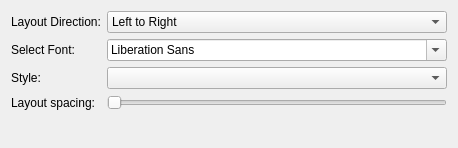
<?xml version="1.0" encoding="UTF-8"?>
<ui version="4.0">
 <class>embeddedDialog</class>
 <widget class="QDialog" name="embeddedDialog">
  <property name="geometry">
   <rect>
    <x>0</x>
    <y>0</y>
    <width>458</width>
    <height>148</height>
   </rect>
  </property>
  <property name="windowTitle">
   <string>Embedded Dialog</string>
  </property>
  <layout class="QFormLayout" name="formLayout">
   <item row="0" column="0">
    <widget class="QLabel" name="label">
     <property name="text">
      <string>Layout Direction:</string>
     </property>
     <property name="buddy">
      <cstring>layoutDirection</cstring>
     </property>
    </widget>
   </item>
   <item row="0" column="1">
    <widget class="QComboBox" name="layoutDirection">
     <item>
      <property name="text">
       <string>Left to Right</string>
      </property>
     </item>
     <item>
      <property name="text">
       <string>Right to Left</string>
      </property>
     </item>
    </widget>
   </item>
   <item row="1" column="0">
    <widget class="QLabel" name="label_2">
     <property name="text">
      <string>Select Font:</string>
     </property>
     <property name="buddy">
      <cstring>fontComboBox</cstring>
     </property>
    </widget>
   </item>
   <item row="1" column="1">
    <widget class="QFontComboBox" name="fontComboBox"/>
   </item>
   <item row="2" column="0">
    <widget class="QLabel" name="label_3">
     <property name="text">
      <string>Style:</string>
     </property>
     <property name="buddy">
      <cstring>style</cstring>
     </property>
    </widget>
   </item>
   <item row="2" column="1">
    <widget class="QComboBox" name="style"/>
   </item>
   <item row="3" column="0">
    <widget class="QLabel" name="label_4">
     <property name="text">
      <string>Layout spacing:</string>
     </property>
     <property name="buddy">
      <cstring>spacing</cstring>
     </property>
    </widget>
   </item>
   <item row="3" column="1">
    <widget class="QSlider" name="spacing">
     <property name="orientation">
      <enum>Qt::Orientation::Horizontal</enum>
     </property>
    </widget>
   </item>
  </layout>
 </widget>
 <resources/>
 <connections/>
</ui>
